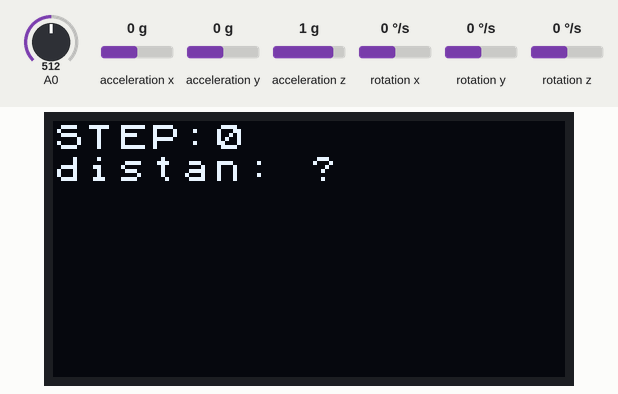
Recording of a sketch running on a simulated Arduino Uno, built with avr-gcc and run on an emulated ATmega328P. On the bench: 128×64 one-colour display. Wiring (inferred from the names in the program): MPU-6050 motion sensor at I2C address 0x68. Inputs (shaded band) come from the test bench; at power-on: acceleration x 0 g, acceleration y 0 g, A0 = 512, acceleration z 1 g, rotation x 0 °/s, rotation y 0 °/s, rotation z 0 °/s. What the sketch prints to the serial monitor is not drawn.

Above: at 8.0 s.
At 9.0 s:
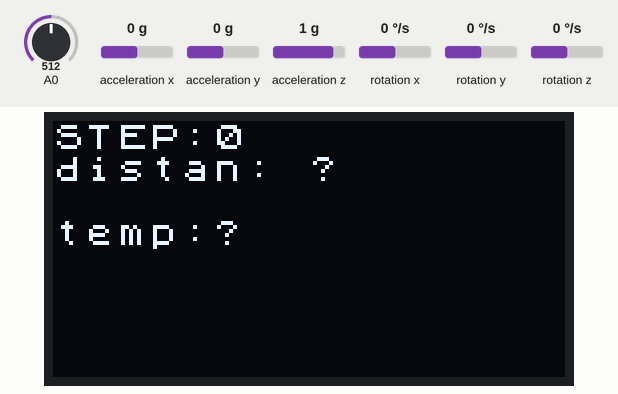
9.1 s: acceleration x set to -1.4 g
At 10.9 s:
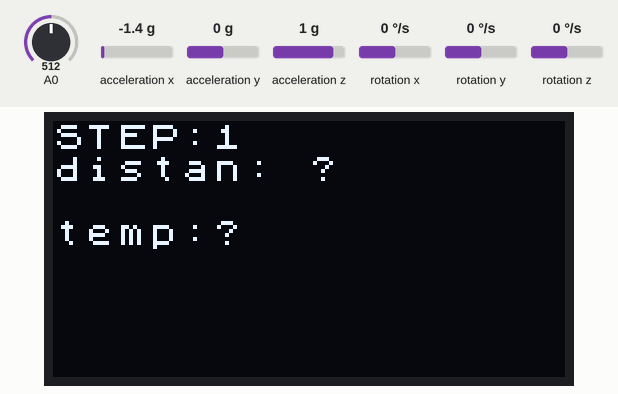
13.4 s: acceleration x set to -0.8 g
14.9 s: acceleration y set to -1.4 g
At 18.6 s:
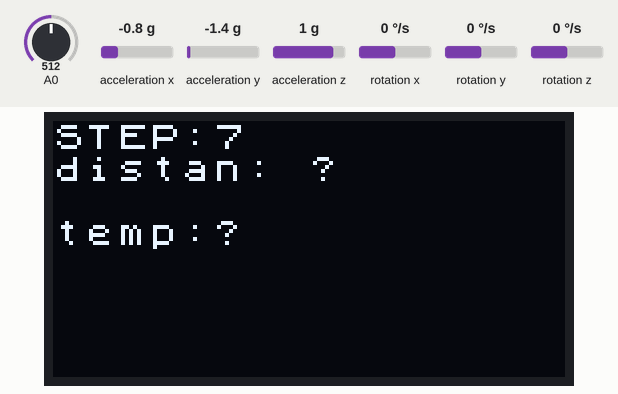
Timing chart, 0 to 20.1 s (numbered marks = the images above; inputs shaded):
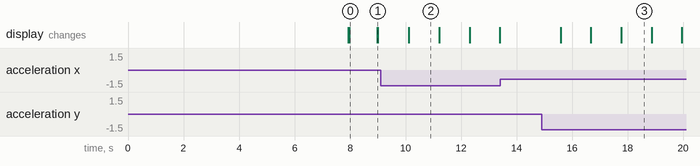

Measured:
- after the input at 9.1 s, the display: changes after 1.0 s (image 2)
- after the input at 13.4 s, every drawn part: stays the same
- after the input at 14.9 s, the display: first changes after 0.68 s (image 3 shows a later state)
- what the display in image 0 shows lasts 1.0 s, from 8.0 s to 9.0 s
- what the display in image 2 shows lasts 1.1 s, from 10.1 s to 11.2 s

The sketch:

new_project.ino
```cpp
//连线方法
//MPU-UNO
//VCC-5V
//GND-GND
//SCL-A5
//SDA-A4
//ADO-GND
//未使用中断功能，即没有做 INT-digital pin 2 (interrupt pin 0) 这样的接线

//参考手册：MPU-6000 and MPU-6050 Register Map and Descriptions Revision 4.2


#include <Wire.h>
#include <Arduino.h>
#include <SPI.h>
#include <U8x8lib.h>
#include "MPU6050.h"
//#include <BLEDevice.h>
//byte comdata;

//--------------------------------->> the OLED used输出口
U8X8_SSD1306_128X64_NONAME_SW_I2C u8x8(/* clock=*/ 15, /* data=*/ 4, /* reset=*/ 16);


//---------------------------------->> // 定义为全局变量，可直接在函数内部使用
long accelX, accelY, accelZ;
float gForceX, gForceY, gForceZ;
MPU6050 accelgyro;
long gyroX, gyroY, gyroZ;
float rotX, rotY, rotZ;
int sum;
int count=0;//总的步数
char countStep[30];
char distance[30];
char tempStep[30];
double t1;
double t0;
double t;
int axoffs,ayoffs,azoffs;
int16_t ax, ay, az;
int16_t gx, gy, gz;
float distan=0.0;
float A_Total ,a_abs,a;
float threshold = 6;


void setup() {
  u8x8.begin();//打开oled显示
  Serial.begin(115200);
  Wire.begin();
  setupMPU();
  getoffs();
}

void loop() {
            recordAccelRegisters();
            recordGyroRegisters();
            jisuan();
//            Serial.println(count);
//            u8x8.setFont(u8x8_font_chroma48medium8_r);
//            sprintf(countStep, "%d",count); //产生数字
//            sprintf(distance, "%.2f",distan); //产生数字
//              u8x8.drawString(0, 0, "STEP:");
//              u8x8.drawString(5, 0, countStep);
//              u8x8.drawString(0, 1, "distan:");
//              u8x8.drawString(8, 1, distance);
//            delay(100);
           measure_temperature();

           //--------------->>新增加
//           while (Serial.available() > 0)
//           {
//           comdata = Serial.read();
//           delay(2);
//           Serial.write(comdata);
//           }
}

//------------------------>>已经有了
void setupMPU(){
  // REGISTER 0x6B/REGISTER 107:Power Management 1
  Wire.beginTransmission(0b1101000); //This is the I2C address of the MPU (b1101000/b1101001 for AC0 low/high datasheet Sec. 9.2)
  Wire.write(0x6B); //Accessing the register 6B/107 - Power Management (Sec. 4.30)
  Wire.write(0b00000000); //Setting SLEEP register to 0, using the internal 8 Mhz oscillator
  Wire.endTransmission();

  // REGISTER 0x1b/REGISTER 27:Gyroscope Configuration
  Wire.beginTransmission(0b1101000); //I2C address of the MPU
  Wire.write(0x1B); //Accessing the register 1B - Gyroscope Configuration (Sec. 4.4)
  Wire.write(0x00000000); //Setting the gyro to full scale +/- 250deg./s (转化为rpm:250/360 * 60 = 41.67rpm) 最高可以转化为2000deg./s
  Wire.endTransmission();

  // REGISTER 0x1C/REGISTER 28:ACCELEROMETER CONFIGURATION
  Wire.beginTransmission(0b1101000); //I2C address of the MPU
  Wire.write(0x1C); //Accessing the register 1C - Acccelerometer Configuration (Sec. 4.5)
  Wire.write(0b00000000); //Setting the accel to +/- 2g（if choose +/- 16g，the value would be 0b00011000）
  Wire.endTransmission();
}


//--------------->>已经有了
void recordAccelRegisters() {
  // REGISTER 0x3B~0x40/REGISTER 59~64
  Wire.beginTransmission(0b1101000); //I2C address of the MPU
  Wire.write(0x3B); //Starting register for Accel Readings
  Wire.endTransmission();
  Wire.requestFrom(0b1101000,6); //Request Accel Registers (3B - 40)

  // 使用了左移<<和位运算|。Wire.read()一次读取1bytes，并在下一次调用时自动读取下一个地址的数据
  while(Wire.available() < 6);  // Waiting for all the 6 bytes data to be sent from the slave machine （必须等待所有数据存储到缓冲区后才能读取）
  accelX = Wire.read()<<8|Wire.read(); //Store first two bytes into accelX （自动存储为定义的long型值）
  accelY = Wire.read()<<8|Wire.read(); //Store middle two bytes into accelY
  accelZ = Wire.read()<<8|Wire.read(); //Store last two bytes into accelZ
  zhi();
}

void recordGyroRegisters() {
  // REGISTER 0x43~0x48/REGISTER 67~72
  Wire.beginTransmission(0b1101000); //I2C address of the MPU
  Wire.write(0x43); //Starting register for Gyro Readings
  Wire.endTransmission();
  Wire.requestFrom(0b1101000,6); //Request Gyro Registers (43 ~ 48)
  while(Wire.available() < 6);
  gyroX = Wire.read()<<8|Wire.read(); //Store first two bytes into accelX
  gyroY = Wire.read()<<8|Wire.read(); //Store middle two bytes into accelY
  gyroZ = Wire.read()<<8|Wire.read(); //Store last two bytes into accelZ
  processGyroData();
}

void processGyroData() {
  rotX = gyroX / 131.0;
  rotY = gyroY / 131.0;
  rotZ = gyroZ / 131.0;
}

//------------------------->>计算加速度
void jisuan()//计算
{
      sum = (short)sqrt(gForceX * gForceX + gForceY * gForceY + gForceZ * gForceZ);//计算三维空间的加速度总和
      Serial.print("sum");
      Serial.println(sum);
      if(sum>8)
      {
      count++;
      sum=0;
      distan+=0.4524;
      };
      A_Total = (short)sqrt(accelX * accelX + accelY * accelY + accelZ * accelZ);//计算三维空间的加速度总和
      a = (float)A_Total / 16384 * 10;
      a_abs = (float)sqrt(a*a);
//      Serial.print("a_abs");
//      Serial.println(a_abs);
//      Serial.print("distan");
//      Serial.println(distan);

//      Serial.println(count);
      u8x8.setFont(u8x8_font_chroma48medium8_r);
      sprintf(countStep, "%d",count); //产生数字
      sprintf(distance, "%f",distan); //产生数字
      u8x8.drawString(0, 0, "STEP:");
      u8x8.drawString(5, 0, countStep);
      u8x8.drawString(0, 1, "distan:");
      u8x8.drawString(8, 1, distance);
      delay(1000);
}
//---------------------------取值，
void zhi()
{
    accelgyro.getMotion6(&ax, &ay, &az, &gx, &gy, &gz);
    t0=t1;
    t1=micros();
    t=(t1-t0)/1000000;
    ax=ax+axoffs;
    ay=ay+ayoffs;
    az=az+azoffs;
    accelX=ax;
    accelY=ay;
    accelZ=az;
//    Serial.print(" accelX:");
//    Serial.print(accelX);
//    Serial.print(" accelY:");
//    Serial.print(accelY);
//    Serial.print(" accelZ:");
//    Serial.println(accelZ);
    gForceX=(accelX/16384)*9.80;
    gForceY=(accelY/16384)*9.80;
    gForceZ=(accelZ/16384)*9.80;

  }
void getoffs()//
{
      int16_t ax, ay, az;
      int16_t gx, gy, gz;
      long int axsum=0;
      long int aysum=0;
      long int azsum=0;
      int i;
          for(i=1;i<=2000;i++)
          {
              accelgyro.getMotion6(&ax, &ay, &az, &gx, &gy, &gz);
              axsum=ax+axsum;
              aysum=ay+aysum;
              azsum=az+azsum;
              //azsum=az+azsum-16384;
          }
      axoffs=-axsum/2000;
      ayoffs=-aysum/2000;
      azoffs=-azsum/2000;
}


//--------------------->>测量温度
double measure_temperature(){
      //--------------->>温度初始化
      int va;
      double temp;
      double true_temp;
      float vat;
      double av= -1.064200E-09;
      double b= -5.759725E-06;
      double c= -1.789883E-01;
      double d=  2.048570E+02;
      double one_temp,two_temp;
      va = analogRead(0);  //读取模拟量
      va -=2900;
      vat=va*(3.3/4095)*1000;//3.3v为参考电压，4095为12位分辨率，*1000单位转换为mv
      temp=av*(vat)*(vat)*(vat)+b*(vat)*(vat)+c*(vat)+d;
      true_temp=temp;
     // true_temp=sqrt(true_temp*true_temp);
      true_temp=abs(true_temp);
//      one_temp=av*(val)*(val)*(val)+b*(val)*(val)+c*(val)+d;
//      delayMicroseconds(1200);
//      two_temp=av*(val)*(val)*(val)+b*(val)*(val)+c*(val)+d;

//       if(true_temp<24.0){
//        true_temp+=16.0;
//       }
//       float t_temp;
//       switch(true_temp){
//       case:true_temp<24  t_temp=24.253;
//       break;
//       case:true_temp>37  t_temp=36.945;
//
//       }
       //在oled屏上显示温度
       sprintf(tempStep, "%.2f",true_temp); //产生数字
       u8x8.drawString(0, 3, "temp:");
       u8x8.drawString(5, 3, tempStep);

       Serial.print(" va:");
       Serial.println(va);
       Serial.print(" true_temp:");
       Serial.println(true_temp);
}
```
